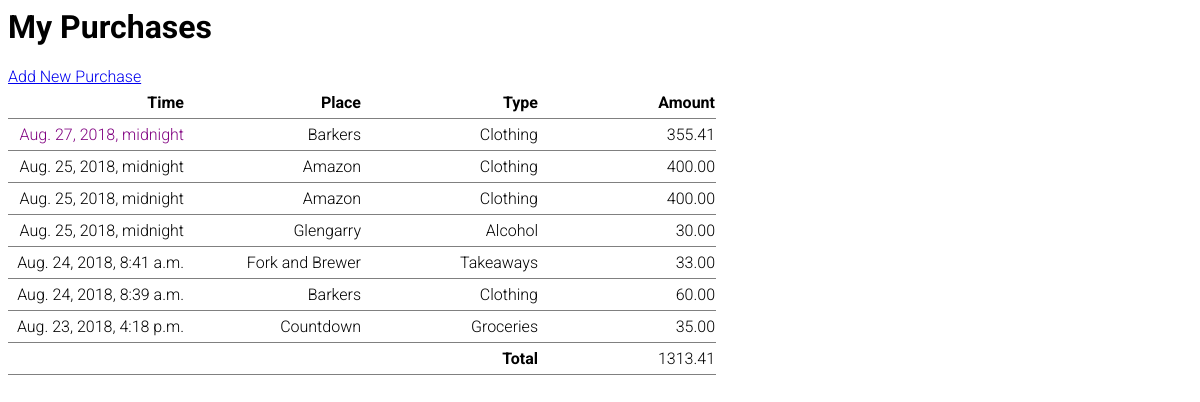
/main/, run on the app's committed database.
### main/models.py (models this page shows, shortened)
class Purchase(models.Model):
    user = models.ForeignKey(User, on_delete=models.CASCADE)
    place = models.CharField(max_length=100)
    type = models.CharField(max_length=100)
    time = models.DateTimeField()
    amount = models.DecimalField(max_digits=6, decimal_places=2)

### main/views.py (the view)
# urls.py: path('', views.index, name='index'),
def index(request):
    try:
        purchases = Purchase.objects.all().order_by('-time')
        total_spending = round(Purchase.objects.aggregate(Sum('amount'))['amount__sum'], 2)
    except Purchase.DoesNotExist:
        raise Http404("Could not find any purchases.")
    context = {
        'purchases': purchases,
        'total_spending': total_spending,
        'spending_by_category': prepare_total_spending(),
        'total_spending_all_categories': total_spending_all_categories(),
    }
    return render(request, 'main/index.html', context)

### main/views.py (called while the page is built)
def prepare_total_spending():
    total_category_spending = {}
    purchase_category_list = Purchase.objects.order_by().values_list('type', flat=True).distinct()
    for purchase_type in purchase_category_list:
        purchase_type_total_spending = round(Purchase.objects.filter(type=purchase_type).aggregate(Sum('amount'))['amount__sum'], 2)
        total_category_spending[purchase_type] = purchase_type_total_spending
    return total_category_spending

def total_spending_all_categories():
    return round(Purchase.objects.aggregate(Sum('amount'))['amount__sum'], 2)

### main/templates/main/index.html (shortened to what this page needs)
{% load static %}
<link rel="stylesheet" type="text/css" href="{% static 'main/style.css' %}">
<h1>My Purchases</h1>
<a href="{% url 'main:new' %}">Add New Purchase</a>
<table>
  <tr>
    <th>Time</th>
    <th>Place</th>
    <th>Type</th>
    <th>Amount</th>
  </tr>
  {% for purchase in purchases %}
    <tr class="table-data-row">
      <td>{{ purchase.time }}</td>
      <td>{{ purchase.place }}</td>
      <td>{{ purchase.type }}</td>
      <td>{{ purchase.amount }}</td>
    </tr>
  {% endfor %}
    <tr class="table-data-row">
      <td></td>
      <td></td>
      <td><strong>Total</strong></td>
      <td>{{ total_spending}}</td>
    </tr>
</table>

### main/static/main/style.css (style rules this page uses)
h1 { font-family: 'Roboto'; }
a { font-family: 'Roboto'; font-weight: 300; }
table { border-collapse: collapse; font-family: 'Roboto', sans-serif; font-weight: 300; }
tr { border-bottom: 1px solid grey; height: 32px; text-align: right; }
td { width: 175px; }

### data on the page
Purchase: time "Aug. 27, 2018, midnight", place "Barkers", type "Clothing", amount "355.41"
Purchase: time "Aug. 25, 2018, midnight", place "Amazon", type "Clothing", amount "400.00"
Purchase: time "Aug. 25, 2018, midnight", place "Amazon", type "Clothing", amount "400.00"
Purchase: time "Aug. 25, 2018, midnight", place "Glengarry", type "Alcohol", amount "30.00"
Purchase: time "Aug. 24, 2018, 8:41 a.m.", place "Fork and Brewer", type "Takeaways", amount "33.00"
Purchase: time "Aug. 24, 2018, 8:39 a.m.", place "Barkers", type "Clothing", amount "60.00"
Purchase: time "Aug. 23, 2018, 4:18 p.m.", place "Countdown", type "Groceries", amount "35.00"

### other printed values
{{ total_spending }} "1313.41"
